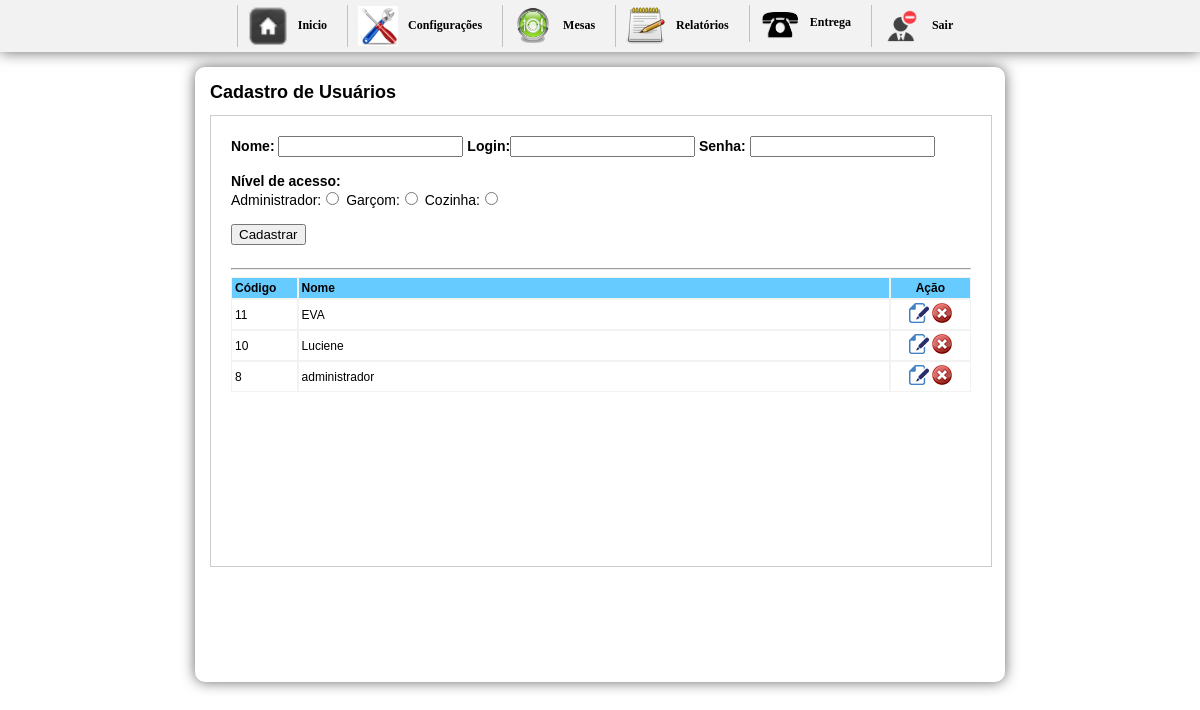
The page /inicio.php?btn=cadGarcon (signed in) on the database its author committed.
### tables this page shows
CREATE TABLE `garcon` (
  `idGarcon` int(10) NOT NULL AUTO_INCREMENT,
  `nomeGarcon` varchar(200) NOT NULL,
  `login` varchar(20) NOT NULL,
  `senha` varchar(20) NOT NULL,
  `nv` int(1) NOT NULL,
  PRIMARY KEY (`idGarcon`)
);

### cadGarcon.php (the view, shortened to what this page needs)
<h1> Cadastro de Usuários</h1>
<div id="boxcadProdutos">
	<div id="form">
    <form action="" method="post" enctype="multipart/form-data">
   <strong> Nome:</strong> <input name="nomeGarcon" type="text" id="nome">
    <strong>Login:</strong><input name="login" type="text" /><strong> Senha: </strong><input name="senha" type="password" /><br/><br/>
    <strong>Nível de acesso:</strong><br/>
    Administrador:<input name="nv" type="radio" value="0" /> Garçom:<input name="nv" type="radio" value="1" /> Cozinha:<input name="nv" type="radio" value="2" /><br/><br/>
    <input type="submit" name="cadastrar" id="cadastrar" value="Cadastrar"><br/><br/>
    </form>
    <hr/>
 <table width="100%" border="0" cellpadding="3" cellspacing="0" style="font-size:12px;">
  <tr>
    <td width="9%" align="left" bgcolor="#66CCFF" style="border:1px solid #f2f2f2;"><strong>Código</strong></td>
    <td width="80%" align="left" bgcolor="#66CCFF" style="border:1px solid #f2f2f2;"><strong>Nome</strong></td>
    <td width="11%" align="center" bgcolor="#66CCFF" style="border:1px solid #f2f2f2;"><strong>Ação</strong></td>
  </tr>
  <?php
  $ver = mysql_query("SELECT * FROM garcon WHERE idGarcon != '1' ORDER BY idGarcon DESC");
   $ver2 = mysql_query("SELECT * FROM garcon WHERE idGarcon != '2' ORDER BY idGarcon DESC");
   while($r2 = mysql_fetch_array($ver2))
   while($r = mysql_fetch_array($ver)){
  ?>
  <tr>
    <td align="left" style="border:1px solid #f2f2f2;"><?php echo $r['idGarcon'] ?></td>
    <td align="left" style="border:1px solid #f2f2f2;"> <?php
	if ($ver == ""){
		echo $r2['login'];}
	else{
	echo $r['nomeGarcon'];}
	?></td>
    <td align="center" style="border:1px solid #f2f2f2;">
    <a href="updateGarcon.php?cod=<?php echo $r['idGarcon'] ?>" onclick="NovaJanela(this.href,'nomeJanela','400','260','yes');return false"><img src="imagens/file_edit.png" width="20" height="20" border="0" /></a>
    <a href="javascript:confirmardel('inicio.php?btn=cadGarcon&del=del&idGarcon=<?php echo $r['idGarcon'] ?>')">
    <img src="imagens/excluir.png" width="20" height="20" border="0"></a>
    </td>
  </tr>
  <?php } ?>
</table>
</div>
</div>

### css/css.css (style rules this page uses)
body { margin-left: 0px;margin-top: 0px;margin-right: 0px;margin-bottom: 0px; background-color:#FFF; font-family:Verdana, Geneva, sans-serif; font-size:14px; }
h1 { font-size:18px; margin-top:0; }
#boxcadProdutos { width:780px; height:450px; margin:0 auto; border:1px solid #ccc; background:#FFF; overflow:auto; }
#form { padding:20px; }

### rows shown on the page
garcon: idGarcon "11", nomeGarcon "EVA"
garcon: idGarcon "10", nomeGarcon "Luciene"
garcon: idGarcon "8", nomeGarcon "administrador"
